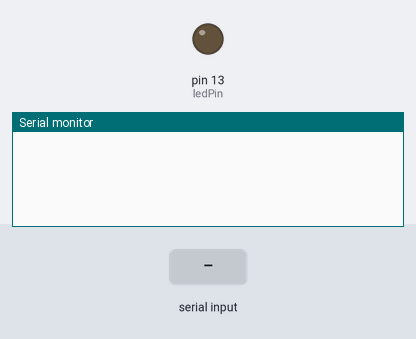
The sketch below on a simulated Arduino Uno, built with avr-gcc and run on an emulated ATmega328P. Shown: output pins drawn as LEDs (lit = HIGH), the last lines printed to the serial monitor. The test bench sets the inputs (shaded band). The modem accepts every AT command (registered, SIM ready, sends succeed) and sends nothing else.

Above: at 1.7 s.
1.8 s: "t" received over Serial
At 2.7 s:
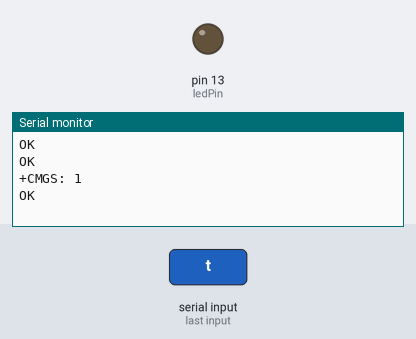
3.7 s: "t" received over the second serial link
At 4.1 s:
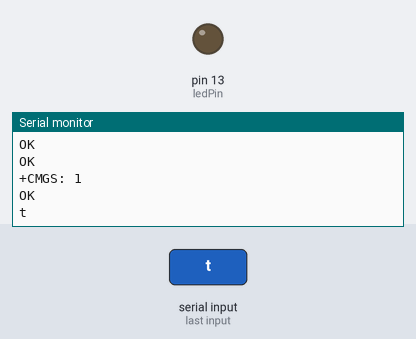
5.2 s: "h" received over Serial
At 5.43 s:
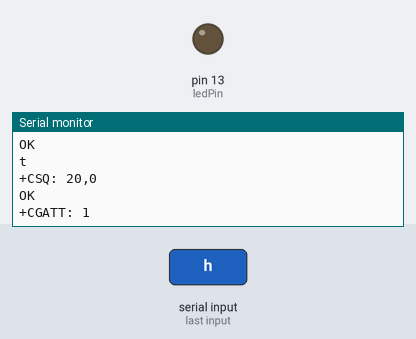

The sketch:

GSMDoor.ino
```cpp
/*Note: this code is a demo for how to using gprs shield to send sms message, dial a voice call and
  send a http request to the website, upload data to pachube.com by TCP connection,

  The microcontrollers Digital Pin 7 and hence allow unhindered
  communication with GPRS Shield using SoftSerial Library.
  IDE: Arduino 1.0 or later
  Replace the following items in the code:
  1.Phone number, don't forget add the country code
  2.Replace the Access Point Name
  3. Replace the Pachube API Key with your personal ones assigned
  to your account at cosm.com
  */


#include <SoftwareSerial.h>
#include <String.h>

SoftwareSerial mySerial(7, 8);
String readString;
bool grantAccess = false;
int ledPin = 13;

void setup()
{
  mySerial.begin(9600);               // the GPRS baud rate
  Serial.begin(9600);    // the GPRS baud rate
  pinMode(ledPin, OUTPUT);
  delay(500);
}

void loop()
{
  //after start up the program, you can using terminal to connect the serial of gprs shield,
  //if you input 't' in the terminal, the program will execute SendTextMessage(), it will show how to send a sms message,
  //if input 'd' in the terminal, it will execute DialVoiceCall(), etc.

  if (Serial.available()) {
    switch(Serial.read())
     {
       case 't':
         SendTextMessage();
         break;
       case 'h':
         SubmitHttpRequest();
         break;
     }
  }

  if (mySerial.available()){
     Serial.write(mySerial.read());
  }

}

///SendTextMessage()
///this function is to send a sms message
void SendTextMessage()
{
  mySerial.print("AT+CMGF=1\r");    //Because we want to send the SMS in text mode
  delay(100);
  mySerial.println("AT + CMGS = \"+27711476546\"");//send sms message, be careful need to add a country code before the cellphone number
  delay(100);
  mySerial.println("A test message!");//the content of the message
  delay(100);
  mySerial.println((char)26);//the ASCII code of the ctrl+z is 26
  delay(100);
  mySerial.println();
}

///SubmitHttpRequest()
///this function is submit a http request
///attention:the time of delay is very important, it must be set enough
void SubmitHttpRequest()
{
  mySerial.println("AT+CSQ");
  delay(100);

  ShowSerialData();// this code is to show the data from gprs shield, in order to easily see the process of how the gprs shield submit a http request, and the following is for this purpose too.

  mySerial.println("AT+CGATT?");
  delay(100);

  ShowSerialData();

  mySerial.println("AT+SAPBR=3,1,\"CONTYPE\",\"GPRS\"");//setting the SAPBR, the connection type is using gprs
  delay(1000);

  ShowSerialData();

  mySerial.println("AT+SAPBR=3,1,\"APN\",\"internet\"");//setting the APN, the second need you fill in your local apn server
  delay(4000);

  ShowSerialData();

  mySerial.println("AT+SAPBR=1,1");//setting the SAPBR, for detail you can refer to the AT command mamual
  delay(2000);

  ShowSerialData();

  mySerial.println("AT+HTTPINIT"); //init the HTTP request

  delay(2000);
  ShowSerialData();

  mySerial.println("AT+HTTPPARA=\"URL\",\"http://my-arduino-node-js.herokuapp.com/v1/track\"");// setting the httppara, the second parameter is the website you want to access
  delay(1000);

  ShowSerialData();

  mySerial.println("AT+HTTPACTION=0");//submit the request
  delay(10000);//the delay is very important, the delay time is base on the return from the website, if the return datas are very large, the time required longer.
  //while(!mySerial.available());

  ShowSerialData();

  mySerial.println("AT+HTTPREAD");// read the data from the website you access
  delay(300);

//  ShowSerialData();
  readHttpResponse();


 if (grantAccess) {
  Serial.println("Granted Access");
 } else {
  Serial.println("Access Denied");
 }
  mySerial.println("");
  delay(100);
}


void ShowSerialData()
{
  while(mySerial.available()!=0) {
     Serial.write(mySerial.read());
  }
}


void readHttpResponse() {
  while(mySerial.available() > 0)
   {
     char data [100];
     int number_of_bytes_received;
     number_of_bytes_received = mySerial.readBytesUntil(13,data,100); // read bytes (max. 50) from buffer, untill <CR> (13). store bytes in data. count the bytes recieved.
     data[number_of_bytes_received] = 0; // add a 0 terminator to the char array

     readString = data;
     readString.trim();
     readString.toCharArray(data, readString.length()+1);

     /**
      * sample 1: "{\"result\":\"ok\"}"
      * sample 2: "{\"result\":\"fail\"}"
      * sample 2: "{\"domain\":\"my-arduino-node-js\",\"author\":\"keith.io\",\"result\":\"ping success\"}"
     **/
     bool result = strcmp (data, "{\"result\":\"fail\"}");
     // strcmp returns 0; if inputs match.
     // http://en.cppreference.com/w/c/string/byte/strcmp

     if (result == 0) {
       grantAccess = true;
     }
     else {
       Serial.println(data);
       Serial.println(".....");
     }
   }
}
```

Measured:
- after the input at 1.8 s, the serial monitor: prints a new line after 0.47 s (image 1)
- after the input at 3.7 s, the serial monitor: prints a new line at once (image 2)
- after the input at 5.2 s, the serial monitor: prints a new line after 0.11 s (image 3)
